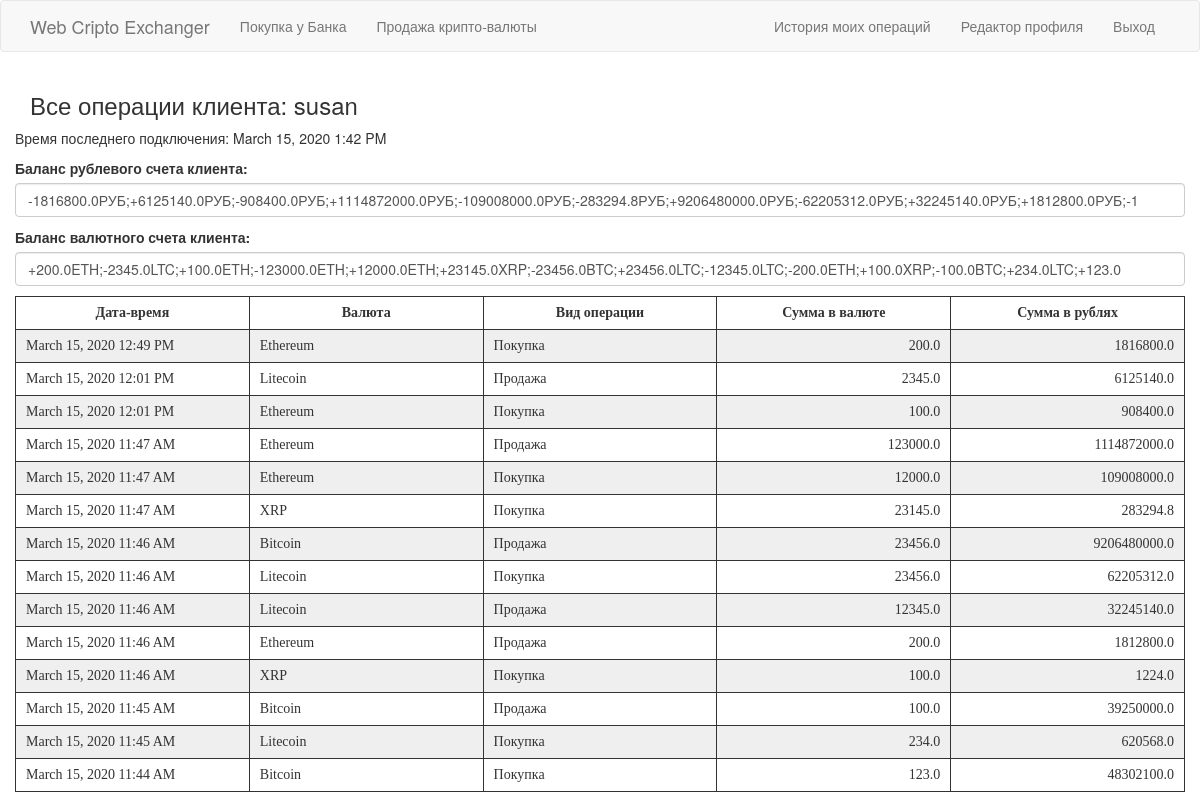
The app's page /history/susan (signed in) with its own data.
### app/models.py (models this page shows, shortened)
class User(UserMixin, db.Model):
    id = db.Column(db.Integer, primary_key=True)
    username = db.Column(db.String(64), index=True, unique=True)
    email = db.Column(db.String(120), index=True, unique=True)
    password_hash = db.Column(db.String(128))
    bank_acc_curr = db.Column(db.String(20), unique=True, nullable=False)
    balance_curr = db.Column(db.String(128), nullable=True, default='0')
    bank_acc_rubl = db.Column(db.String(20), unique=True, nullable=False)
    balance_rubl = db.Column(db.String(128), nullable=True, default='0')
    descr = db.Column(db.String(64), nullable=True)
    role_id = db.Column(db.Integer, db.ForeignKey('roles.id'), nullable=False)
    us_transact = db.relationship('Transactions', backref=db.backref('transs'), lazy='dynamic')
    last_seen = db.Column(db.DateTime, default=datetime.utcnow)

class Transactions(db.Model):
    id = db.Column(db.Integer, primary_key=True)
    timestamp = db.Column(db.DateTime, index=True, default=datetime.utcnow)
    sum_curr = db.Column(db.Float, nullable=True)
    sum_rubl = db.Column(db.Float, nullable=True)
    user_id = db.Column(db.Integer, db.ForeignKey('user.id'))
    operation_id = db.Column(db.Integer, db.ForeignKey('kind_operations.id'))
    currency_id = db.Column(db.Integer, db.ForeignKey('kind_currency.id'))

class Kind_currency(db.Model):
    id = db.Column(db.Integer, primary_key=True)
    currency_full = db.Column(db.String(32), index=True, unique=True, nullable=False)
    currency_short = db.Column(db.String(16), unique=True, nullable=False)
    quantity = db.Column(db.Integer, nullable=False, default=1)
    c_course_prodaza = db.Column(db.Float, nullable=False)
    c_course_pokupka = db.Column(db.Float, nullable=False)
    c_course_market = db.Column(db.Float, nullable=False)
    kc_transact = db.relationship('Transactions', backref=db.backref('transact'), lazy='dynamic')

class Kind_operations(db.Model):
    id = db.Column(db.Integer, primary_key=True)
    operation_full = db.Column(db.String(32), index=True, unique=True, nullable=False)
    operation_short = db.Column(db.String(16), unique=True, nullable=False)
    ko_transact = db.relationship('Transactions', backref=db.backref('trans'), lazy='dynamic')

### app/routes.py (the view)
@app.route('/history/<username>')
@login_required
def history(username):
    user = User.query.filter_by(username=username).first_or_404()
    trs = Transactions.query.filter_by(user_id=user.id).order_by(Transactions.timestamp.desc()).all()
    return render_template('history.html', user=user, trs=trs)

### app/models.py (called while the page is built)
@login.user_loader
def load_user(id):
    return User.query.get(int(id))

### app/routes.py (called while the page is built)
@app.before_request
def before_request():
    if current_user.is_authenticated:
        current_user.last_seen = datetime.utcnow()
        db.session.commit()

### app/templates/history.html (shortened to what this page needs)
{% extends "base.html" %}
{% import 'bootstrap/wtf.html' as wtf %}
{% block app_content %}
    <h3>Все операции клиента: {{ user.username }}</h3>
    <div class="row">
	{% if user.last_seen %}
    <p>Время последнего подключения: {{ moment(user.last_seen).format('LLL') }}</p>
	{% endif %}
	<label class="control-label">Баланс рублевого счета клиента:</label>
	<p class="form-control">{{user.balance_rubl}}</p>
	<label class="control-label">Баланс валютного счета клиента:</label>
	<p class="form-control">{{user.balance_curr}}</p>
	  <table class="mytable">
      <tr>
	  <th class="mytable_td td_th">Дата-время</th>
	  <th class="mytable_td td_th">Валюта</th>
	  <th class="mytable_td td_th">Вид операции</th>
	  <th class="mytable_td td_th">Сумма в валюте</th>
	  <th class="mytable_td td_th">Сумма в рублях</th>
	  </tr>
    {% for trans in trs %}
	  <tr>
		<td class="mytable_td">{{ moment(trans.timestamp).format('LLL') }}</td>
        <td class="mytable_td">{{ trans.transact.currency_full }}</td>
		<td class="mytable_td">{{ trans.trans.operation_short }}</td>
		<td class="mytable_td td_num">{{ trans.sum_curr }}</td>
		<td class="mytable_td td_num">{{ trans.sum_rubl }}</td>
	   </tr>
    {% endfor %}
	</div>
{% endblock %}

### app/templates/history.html (style rules this page uses)
.mytable { width: 100%; border: 1px solid #333333; font: 14px Verdana; }
.mytable_td { margin: 1px; padding: 8px 10px; width: 20%; border: 1px solid #333333; }
.td_num { text-align: right; }
.td_th { text-align: center; }
.mytable tr:nth-child(even) { background-color: #efefef; }

### records on screen
User: username "susan", last_seen "March 15, 2020 1:42 PM", balance_rubl "-1816800.0РУБ;+6125140.0РУБ;-908400.0РУБ;+1114872000.0РУБ;-109008000.0РУБ;-283294.8РУБ;+9206480000.0РУБ;-62205312.0РУБ;+32245140.0РУБ;+1812800.0РУБ;-1", balance_curr "+200.0ETH;-2345.0LTC;+100.0ETH;-123000.0ETH;+12000.0ETH;+23145.0XRP;-23456.0BTC;+23456.0LTC;-12345.0LTC;-200.0ETH;+100.0XRP;-100.0BTC;+234.0LTC;+123.0"
Transactions: timestamp "March 15, 2020 12:49 PM"
Transactions: timestamp "March 15, 2020 12:01 PM"
Transactions: timestamp "March 15, 2020 12:01 PM"
Transactions: timestamp "March 15, 2020 11:47 AM"
Transactions: timestamp "March 15, 2020 11:47 AM"
Transactions: timestamp "March 15, 2020 11:47 AM"
Transactions: timestamp "March 15, 2020 11:46 AM"
Transactions: timestamp "March 15, 2020 11:46 AM"
Transactions: timestamp "March 15, 2020 11:46 AM"
Transactions: timestamp "March 15, 2020 11:46 AM"
Transactions: timestamp "March 15, 2020 11:46 AM"
Transactions: timestamp "March 15, 2020 11:45 AM"
Transactions: timestamp "March 15, 2020 11:45 AM"
Transactions: timestamp "March 15, 2020 11:44 AM"
